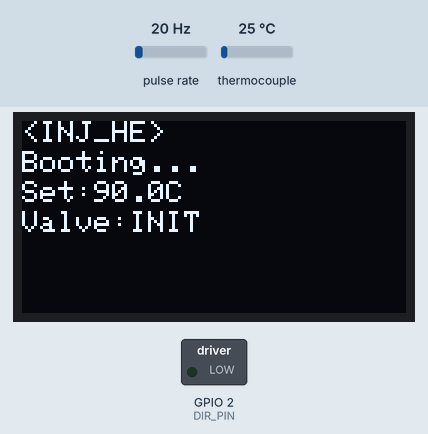
Simulated run of this sketch. Board: ESP32. Parts: 128×64 one-colour display, switched loads named in the sketch (green lamp = pin HIGH). Wiring (inferred from the names in the program): pulse sensor: data GPIO 13. Dashed ring = blinking. Inputs (shaded band) come from the test bench; at power-on: pulse rate 20 Hz, thermocouple 25 °C. Pins used as bus, display or sensor lines are not drawn; what the sketch prints to the serial monitor is not drawn.

Above: at 0.1 s.
At 22.1 s:
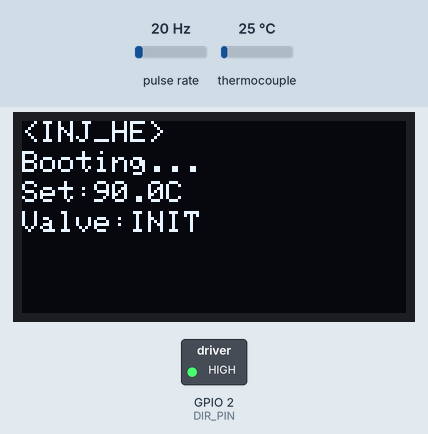
At 23.6 s:
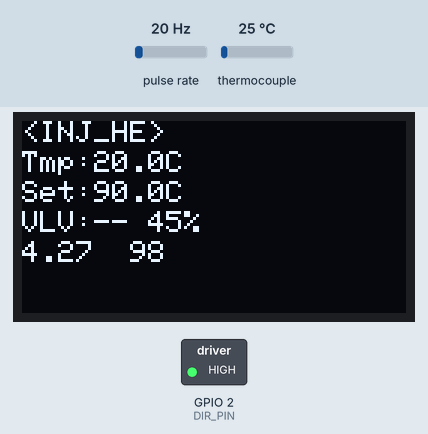
At 129.6 s:
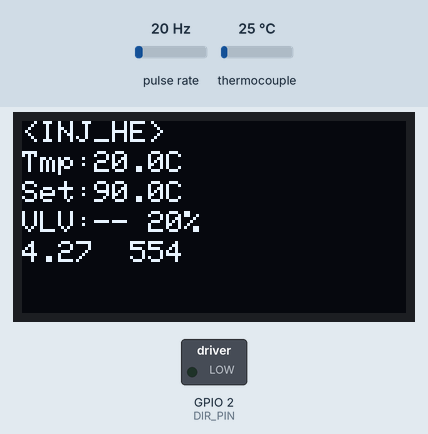
Timing chart, 0 to 130.0 s (numbered marks = the images above):
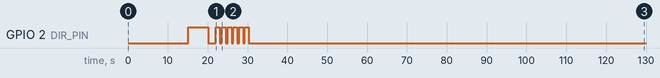

The sketch:

INJ_wemos-d1-mini_HeatExchanger_addingFlowMeter.ino
```cpp
//#define debug //uncomment this line when debugging

#include <Arduino.h>
#include <Wire.h>
#include <Adafruit_GFX.h>
#include <Adafruit_SSD1306.h>
#include <max6675.h>

// OLED Display Settings
#define OLED_RESET 0
Adafruit_SSD1306 display(OLED_RESET);

// MAX6675 pins
#define MAX6675_CLK 14
#define MAX6675_MISO 12
#define MAX6675_CS 15

MAX6675 thermocouple(MAX6675_CLK, MAX6675_CS, MAX6675_MISO);

// Motorized Valve Control
#define LEAD_PIN 0               // GPIO 0 - Main power control
#define DIR_PIN 2                // GPIO 2 - Direction control
#define VALVE_TRAVEL_TIME 10000  // 10 seconds full travel

//#define RelayLowOn  //comment out this line if the rellay is high on

// Temperature Settings
#define TARGET_TEMP 90.0f          // Your 90°C target
#define TEMP_HYSTERESIS 2.0f       // ±2°C deadband
#define MIN_VALVE_POSITION 20.0f   // 15% = fully closed
#define MAX_VALVE_POSITION 100.0f  // 100% = fully open

// Flow Meter
#define flowMeterPin 13 // borrowing MOSI pin from SPI

// System Variables
float currentTemp = 0.0f;
float tempOffset = -5.0f;
float prevTemp = 0.0f;
float deltaTemp = 0.0f;
float valvePosition = 0.0f;  // 0-100% open
unsigned long valveActionStart = 0;
unsigned long valveActionStop = 0;
bool isValveMoving = false;
bool valveDirection = false;  // false=opening, true=closing
uint64_t pulseCountTally = 0; //counting all pulse
float volPerPulse = 0.2144957248; // ml/pulse
int volPassed = 0; // total ammount of water have been passed in ml
float flowRate = 0;

// Timing Variables
long currentMillis = 0;
long previousMillis = 0;
int minDeltaTime = 1000;

// Interrupt Function and Var
volatile int pulseCount = 0;

void IRAM_ATTR pulseCounter(){
  pulseCount++;
}

// Custom max/min functions for float comparisons
float float_max(float a, float b) {return (a > b) ? a : b;}
float float_min(float a, float b) {return (a < b) ? a : b;}

void setup() {
  Serial.begin(9600);
  // Initialize OLED
  display.begin(SSD1306_SWITCHCAPVCC, 0x3C);
  display.clearDisplay();

  // Initialize Valve Control Pins
  pinMode(LEAD_PIN, OUTPUT);
  pinMode(DIR_PIN, OUTPUT);

  // Display startup
  displayStartup();
  display.display();

  // Flow Meter Startup
  pinMode(flowMeterPin, INPUT_PULLUP);
  attachInterrupt(digitalPinToInterrupt(flowMeterPin), pulseCounter, FALLING);

  //Initialize valve to known closed position
  openValve();
  delay(VALVE_TRAVEL_TIME * 1.5);
  stopValve();
  valvePosition = MAX_VALVE_POSITION;
  closeValve();
  delay(VALVE_TRAVEL_TIME / 2);
  stopValve();
  valvePosition = MAX_VALVE_POSITION / 2;

  delay(2000);

  Serial.println("setup done");
}

void loop() {
  #ifdef debug
    Serial.println("-----");
  #endif

  prevTemp = currentTemp;
  currentTemp = readTemperature();

  controlValveBasedOnTemp(currentTemp, prevTemp);

  updateValvePosition();

  checkValveLimits();

  flowMeter();

  display.clearDisplay();
  updateCompactDisplay(currentTemp, valvePosition);

  printDataStream();

  delay(400);
}

void printDataStream(){
  Serial.print(currentMillis);
  Serial.print(",");
  Serial.print(currentTemp);
  Serial.print(",");
  Serial.print(valvePosition);
  Serial.print(",");
  Serial.print(flowRate);
  Serial.print(",");
  Serial.print(volPassed);
  Serial.print("\n");
}


void flowMeter(){
  currentMillis = millis();
  if (currentMillis - previousMillis > minDeltaTime){
    int pulseCountSeg;
    noInterrupts();
    pulseCountSeg = pulseCount;
    pulseCount = 0; //reset pulse count
    interrupts();

    flowRate = (pulseCountSeg * volPerPulse) * 1000 / (currentMillis - previousMillis); //flow in ml/sec
    previousMillis = millis();

    pulseCountTally = pulseCountTally + pulseCountSeg;

    volPassed = pulseCountTally * volPerPulse ;

  }

}

float readTemperature() {
  float temp = thermocouple.readCelsius() + tempOffset;
  if(isnan(temp)) {
    displayError();
    Serial.println("temp fail-0");
    return -1.0f;
  }
  return temp;
}

void controlValveBasedOnTemp(float currentTemp, float prevTemp) {
  if(currentTemp == -1.0f) {
  Serial.println("temp fail-1");
  return; // Skip if temperature reading failed
  }
  deltaTemp = (currentTemp - prevTemp)*2;

  if(TARGET_TEMP - currentTemp > 10*TEMP_HYSTERESIS) {
    if(valvePosition > MIN_VALVE_POSITION) {
      closeValve();
      delay(500); //cek nanti 1
      stopValve();
    }
  }

  if(currentTemp + deltaTemp < TARGET_TEMP + TEMP_HYSTERESIS) {
    // Temperature too low - close valve (reduce flow)
    if(valvePosition > MIN_VALVE_POSITION) {
      closeValve();
      delay(500); //cek nanti
      stopValve();
     }
  }

  else if (currentTemp + deltaTemp > TARGET_TEMP - TEMP_HYSTERESIS) {
    // Temperature too high - open valve (increase flow)
    if(valvePosition < MAX_VALVE_POSITION) {
      openValve();
      delay(500); //cek nanti
      stopValve();
      }
    }

}

void openValve() {
  if (valvePosition >= MAX_VALVE_POSITION) return;

  #ifdef RelayLowOn
    digitalWrite(DIR_PIN, HIGH);  // Set direction to OPEN
    digitalWrite(LEAD_PIN, LOW);  // Activate movement
  #else
    digitalWrite(DIR_PIN, LOW);    // Set direction to OPEN
    digitalWrite(LEAD_PIN, HIGH);  // Activate movement
  #endif

  valveActionStart = millis();
  isValveMoving = true;
  valveDirection = false;
  //Serial.println("Opening valve...");

}

void closeValve() {
  if (valvePosition <= MIN_VALVE_POSITION) return;

  #ifdef RelayLowOn
    digitalWrite(DIR_PIN, LOW);   // Set direction to CLOSE
    digitalWrite(LEAD_PIN, LOW);  // Activate movement
  #else
    digitalWrite(DIR_PIN, HIGH);   // Set direction to CLOSE
    digitalWrite(LEAD_PIN, HIGH);  // Activate movement
  #endif

  valveActionStart = millis();
  isValveMoving = true;
  valveDirection = true;
  //Serial.println("Closing valve...");
}

void stopValve() {
  if (isValveMoving == false) return;
#ifdef RelayLowOn
  digitalWrite(DIR_PIN, HIGH);  // Stop movement
  digitalWrite(LEAD_PIN, HIGH);
#else
  digitalWrite(DIR_PIN, LOW); // Stop movement
  digitalWrite(LEAD_PIN, LOW);
#endif

  isValveMoving = false;
  valveActionStop = millis();
  //Serial.print("Valve stopped");
}

void updateValvePosition() {
  unsigned long elapsed = valveActionStop - valveActionStart;
  float positionChange = (elapsed / (VALVE_TRAVEL_TIME / 100.0f));

  #ifdef debug
    Serial.println("void updateValvePosition()");
  #endif

  if (valveDirection) {  // Closing
    valvePosition = valvePosition - positionChange;
  } else {  // Opening
    valvePosition = valvePosition + positionChange;
  }

  valveActionStart = valveActionStop;

  #ifdef debug
    Serial.print("Position: ");
    Serial.println(valvePosition);
  #endif

  // Auto-stop when reaching limits
  if((valveDirection && valvePosition <= MIN_VALVE_POSITION) ||
  (!valveDirection && valvePosition >= MAX_VALVE_POSITION)) {
    stopValve();
  }
}

void checkValveLimits() {
  if (isValveMoving && digitalRead(LEAD_PIN) == LOW) {
    // Movement stopped unexpectedly (likely by limit switch)
    isValveMoving = false;
    if (valveDirection) {
      valvePosition = MIN_VALVE_POSITION;  // Fully closed
    } else {
      valvePosition = MAX_VALVE_POSITION;  // Fully open
    }
    #ifdef debug
      Serial.println("Valve stopped by limit switch");
    #endif

  }
}

void updateCompactDisplay(float temp, float position) {
  #ifdef debug
  Serial.println("updateCompactDisplay");
  #endif

  display.clearDisplay();
  display.setTextSize(1);
  display.setTextColor(WHITE);

  // Line 1: Header
  display.setCursor(0, 0);
  display.println("<INJ_HE>");

  // Line 2: Current Temperature
  display.setCursor(0, 10);
  display.print("Tmp:");
  display.print(temp, 1);
  display.print("C");
  display.display();

  // Line 3: Set Temperature
  display.setCursor(0, 20);
  display.print("Set:");
  display.print(TARGET_TEMP, 1);
  display.print("C");

  // Line 4: Valve Status
  display.setCursor(0, 30);
  display.print("VLV:");
  if (isValveMoving) {
    display.print(valveDirection ? "CL " : "OP ");
  } else {
    display.print("-- ");
  }
  display.print(position, 0);
  display.print("%");

  // Add small indicator if temp is out of range
  // if (temp < (TARGET_TEMP - TEMP_HYSTERESIS)) {
  //   display.print(" L");  // Low
  // } else if (temp > (TARGET_TEMP + TEMP_HYSTERESIS)) {
  //   display.print(" H");  // High
  // }

  // Line 5: Flow Meter
  display.setCursor(0, 40);
  display.print(flowRate);
  display.setCursor(36, 40);
  display.print(volPassed);
  display.display();
}

void displayStartup() {
  display.clearDisplay();
  display.setTextSize(1);
  display.setTextColor(WHITE);

  display.setCursor(0, 0);
  display.println("<INJ_HE>");
  display.setCursor(0, 10);
  display.println("Booting...");
  display.setCursor(0, 20);
  display.print("Set:");
  display.print(TARGET_TEMP, 1);
  display.print("C");
  display.setCursor(0, 30);
  display.println("Valve:INIT");

  display.display();
}

void displayError() {
  display.clearDisplay();
  display.setTextSize(1);
  display.setTextColor(WHITE);

  display.setCursor(0, 0);
  display.println("<INJ_HE>");
  display.setCursor(0, 10);
  display.println("SENSOR ERROR");
  display.setCursor(0, 20);
  display.println("Check Thermocouple");
  display.setCursor(0, 30);
  display.print("Valve:");
  display.print(valvePosition, 0);
  display.print("% HOLD");

  display.display();
}
```

Measured:
- by itself, GPIO 2 (DIR_PIN): repeats every 1.5 s: HIGH 1.0 s, LOW 0.45 s, until it stays LOW from 30.3 s
- what the display in image 2 shows lasts 1.5 s, from 23.1 s to 24.6 s
- what the display in image 3 shows lasts 0.4 s, from 129.4 s to 129.8 s
